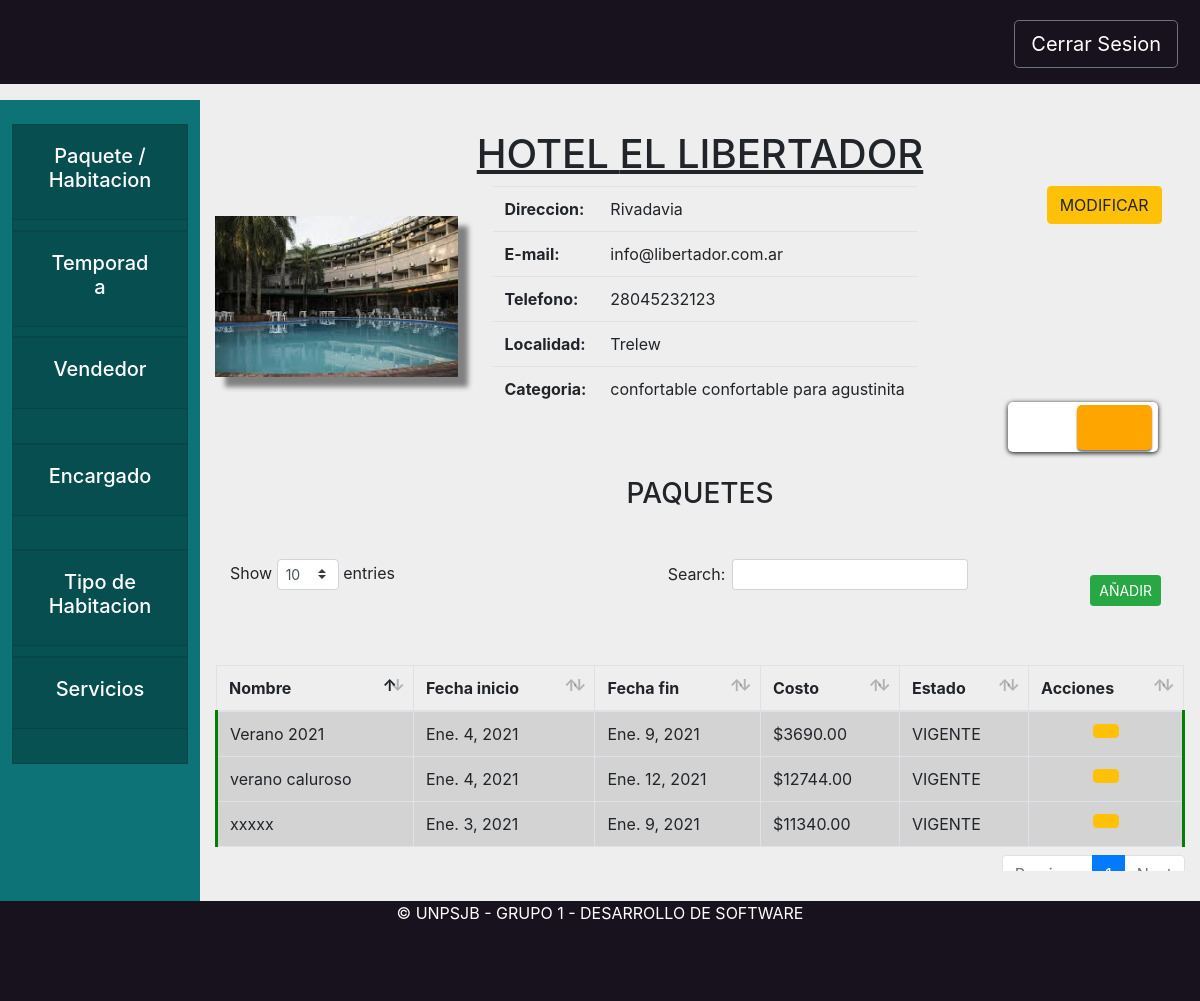
/hotel/vistaHotel/1, run on the app's committed database.
### hotel/models.py (models this page shows, shortened)
class Hotel(models.Model):
    objects = HotelManager.from_queryset(HotelQuerySet)()
    nombre = models.CharField(max_length=200)
    direccion = models.CharField(max_length=800)
    email = models.EmailField(max_length=200)
    telefono = models.CharField(max_length=200)
    localidad = models.ForeignKey(Localidad, on_delete=models.CASCADE)
    encargado= models.ForeignKey(Encargado, on_delete=models.CASCADE, null=True)
    categoria = models.ForeignKey(Categoria, on_delete=models.CASCADE)
    servicios = models.ManyToManyField(Servicio)
    tipos = models.ManyToManyField(TipoHabitacion, through='PrecioPorTipo', through_fields=('hotel', 'tipo'))
    vendedores = models.ManyToManyField(Vendedor)#, related_name="hoteles")
    def tengo_tipos(self):
        return self.tipos.count()>0
    def es_hospedaje(self):
        return self.categoria.estrellas in [Categoria.ESTRELLA_A, Categoria.ESTRELLA_B, Categoria.ESTRELLA_C]
    def get_habitaciones(self):
        return Habitacion.objects.filter(hotel=self)
    def get_paquetes(self):
        return PaqueteTuristico.objects.filter(hotel=self)

class PaqueteTuristico(models.Model):
    nombre = models.CharField(max_length=200)
    coeficiente = models.DecimalField(max_digits=3, decimal_places=2)
    hotel = models.ForeignKey(Hotel, related_name='paquetesTuristicos', on_delete=models.CASCADE)
    inicio = models.DateField()
    fin = models.DateField()
    habitaciones = models.ManyToManyField(Habitacion, related_name='paqueteturistico')
    vendido = models.BooleanField(default=False)
    precio = models.DecimalField(max_digits=10, decimal_places=2)
    def actualizar_precio(self):
        self.precio=0
        habitaciones = Habitacion.objects.filter(paqueteturistico = self)
        for habitacion in habitaciones:
            self.precio += habitacion.precio_por_noche(self.inicio)
    def cantidad_dias(self):
        return abs(self.fin - self.inicio).days
    def get_costo(self):
        self.actualizar_precio()
        return "{0:.2f}".format((1-self.coeficiente) * (self.precio * self.cantidad_dias()))
    def estoy_vigente(self):
        return (not self.vendido) and (self.fin >= date.today())
    def estoy_vencido(self):
        return (self.fin < date.today())
    def estoy_vendido(self):
        return (self.vendido)

class Habitacion(models.Model):
    hotel = models.ForeignKey(Hotel, related_name="habitaciones", on_delete=models.CASCADE)
    numero = models.PositiveSmallIntegerField() # 403 <Piso><Cuarto>
    tipo = models.ForeignKey(TipoHabitacion, on_delete=models.CASCADE)
    baja = models.BooleanField(default=False) #Baja Logica
    class Meta:
        unique_together = (('hotel', 'numero'), )
    def precio_por_noche(self, fecha):
        precio_por_tipo = self.hotel.tarifario.filter(tipo=self.tipo).first()
        if precio_por_tipo is None:
            raise Exception("No puedo calcular el precio")
        if self.hotel.temporadas.filter(inicio__lte=fecha, fin__gte=fecha).exists():
            return precio_por_tipo.alta
        return precio_por_tipo.baja
    def precio_temp_baja(self):
        precio_por_tipo = self.hotel.tarifario.filter(tipo=self.tipo).first()
        if precio_por_tipo is None:
            raise Exception("No puedo calcular el precio")
        return precio_por_tipo.baja
    def precio_temp_alta(self):
        precio_por_tipo = self.hotel.tarifario.filter(tipo=self.tipo).first()
        if precio_por_tipo is None:
            raise Exception("No puedo calcular el precio")
        return precio_por_tipo.alta

class PrecioPorTipo(models.Model):
    hotel = models.ForeignKey(Hotel, on_delete=models.CASCADE, related_name='tarifario')
    tipo = models.ForeignKey(TipoHabitacion, on_delete=models.CASCADE, related_name='hoteles')
    baja = models.DecimalField(decimal_places=2, max_digits=10, blank=True, null=True)
    alta = models.DecimalField(decimal_places=2, max_digits=10, blank=True, null=True)

### core/models.py (models this page shows, shortened)
class Localidad(models.Model):
    objects = LocalidadManager.from_queryset(LocalidadQuerySet)()
    nombre = models.CharField(max_length=200)
    provincia = models.ForeignKey(Provincia, on_delete=models.CASCADE)
    def __str__(self):
        return self.nombre

class Categoria(models.Model):
    ESTRELLA_A = 0
    ESTRELLA_B = 1
    ESTRELLA_C = 2
    ESTRELLA_1 = 3
    ESTRELLA_2 = 4
    ESTRELLA_3 = 5
    ESTRELLA_4 = 6
    ESTRELLA_5 = 7
    ESTRELLAS = (
        (ESTRELLA_A, "A"),
        (ESTRELLA_B, "B"),
        (ESTRELLA_C, "C"),
        (ESTRELLA_1, "Tourist"),
        (ESTRELLA_2, "Standard"),
        (ESTRELLA_3, "Comfort"),
        (ESTRELLA_4, "First Class"),
        (ESTRELLA_5, "Luxury"),
    )
    estrellas = models.PositiveSmallIntegerField(choices=ESTRELLAS)
    nombre = models.CharField(max_length=200)
    servicios = models.ManyToManyField(Servicio)
    def __str__(self):
        return self.nombre

class TipoHabitacion(models.Model):
    nombre = models.CharField(max_length=200)
    descripcion = models.CharField(max_length=800)
    pasajeros = models.PositiveSmallIntegerField()
    cuartos = models.PositiveSmallIntegerField(default = 0)
    def __str__(self):
        return self.nombre

### hotel/views.py (the view)
# urls.py: path('vistaHotel/<hotel>', hviews.detalleHotel, name="vistaHotel"),
def detalleHotel(request,hotel):
    hotelInstancia =get_object_or_404(Hotel, pk=hotel)
    return render(request, "hotel/vistaHotelAdmin.html",{"hotel":hotelInstancia })

### hotel/templates/hotel/vistaHotelAdmin.html (shortened to what this page needs)
{% extends 'base/base.html'%}
{% load static %}
{% block extra_css %}
<link rel="stylesheet" href="{% static '/css/vistaHotel.css' %}">
{% endblock extra_css %}
{% block tarjeta1 %}
<div class="card rounded-0">
    <div class="card-header" id="headingOne">
        <button onclick="location.href='{% url 'hotel:vistaHotel' hotel.pk %}'"
            class="btn btn-link btn-block text-white">
            <center>
                <h5> Paquete / Habitacion</h5>
            </center>
        </button>
    </div>
</div>
{% endblock tarjeta1 %}
{% block tarjeta2 %}
<div class="card rounded-0">
    <div class="card-header" id="headingOne">
        <button onclick="location.href='{% url 'hotel:temporadaHotel' hotel.pk %}'"
            class="btn btn-link btn-block text-white">
            <center>
                <h5> Temporada </h5>
            </center>
        </button>
    </div>
</div>
{% endblock tarjeta2 %}
{% block tarjeta3 %}
<div class="card rounded-0">
    <div class="card-header" id="headingOne">
        <button onclick="location.href='{% url 'hotel:vendedoresHotel' hotel.pk %}'"
            class="btn btn-link btn-block text-white">
            <center>
                <h5>Vendedor </h5>
            </center>
        </button>
    </div>
</div>
{% endblock tarjeta3 %}
{% block tarjeta4 %}
<div class="card rounded-0">
    <div class="card-header" id="headingOne">
        <button class="btn btn-link btn-block text-white">
            <center>
                <h5>Encargado </h5>
            </center>
        </button>
    </div>
</div>
{% endblock tarjeta4 %}
{% block tarjeta5 %}
<div class="card rounded-0">
    <div class="card-header" id="headingOne">
        <button onclick="location.href='{% url 'hotel:tipoHabitacionHotel' hotel.pk %}'"
            class="btn btn-link btn-block text-white">
            <center>
                <h5>Tipo de Habitacion </h5>
            </center>
        </button>
    </div>
</div>
{% endblock tarjeta5 %}
{% block tarjeta6 %}
<div class="card rounded-0">
    <div class="card-header" id="headingOne">
        <button onclick="location.href='{% url 'hotel:serviciosHotel' hotel.pk %}'" class="btn btn-link btn-block text-white">
            <center>
                <h5> Servicios</h5>
            </center>
        </button>
    </div>
</div>
{% endblock tarjeta6 %}
{% block content %}
<div class="titulo">
    <h1>
        <center> <u> {%if hotel.es_hospedaje%} HOSPEDAJE {%else%} HOTEL {% endif %} {{hotel.nombre.upper}}</u> </center>
    </h1>
</div>
<div class="datosHotel">
    <div class="container">
        <div class="row">
            <div class="col-sm-3 lugarImagen">
                <img class="imagen" src="{% static '/media/hoteles/1.jpg' %}">
            </div>
            <div class="col-sm-7">
                <center>
                    <table class="table table-responsive tablaDatos">
                        <tr>
                            <th>Direccion:</th>
                            <td>{{hotel.direccion}}</td>
                        </tr>
                        <tr>
                            <th>E-mail:</th>
                            <td>{{hotel.email}}</td>
                        </tr>
                        <tr>
                            <th>Telefono:</th>
                            <td>{{hotel.telefono}}</td>
                        </tr>
                        <tr>
                            <th>Localidad:</th>
                            <td>{{hotel.localidad}}</td>
                        </tr>
                        <tr>
                            <th>Categoria:</th>
                            <td>{{hotel.categoria}}</td>
                        </tr>
                    </table>
                </center>
            </div>
            <div class="col-sm-2">
                <center>
                    <button type="button" class="btn btn-warning" data-toggle="modal" data-target="#modificarHotel"
                        onclick="abrir_modal('{% url 'hotel:modalModificarHotel' hotel.pk %}','#modificarHotel');">
                        MODIFICAR</button>
                </center>
            </div>
        </div>
    </div>
</div>
{% block datosVista %}
<div class="abajo">
    <div id="container">
        <div id="effect"></div>
    </div>
    <div class="formularioHotel2" id="vistaPaquetes">
        <center>
            <h3 class="mb-5">PAQUETES</h3>
        </center>
        <table id="example2" class="table table-striped table-bordered tablaListaHabitacion">
            <button type="button" class="btn btn-success mt-3 mr-4 float-right btn-sm" data-toggle="modal"
                data-target="#crearPaqueteTuristicoHotel" onclick="
            {% if hotel.get_habitaciones %} abrir_modal('{% url 'hotel:modalCrearPaqueteTuristicoHotel' hotel.pk %}', '#crearPaqueteTuristicoHotel');
            {% else %}
                   Swal.fire({
                    icon: 'error',
                    title: 'No hay habitaciones...',
                    text: 'Primero tenes que cargar habitaciones',
                  });
            {% endif %}">
                AÑADIR</button>
            <thead>
                <tr>
                    <th>Nombre</th>
                    <th>Fecha inicio</th>
                    <th>Fecha fin</th>
                    <th>Costo</th>
                    <th>Estado</th>
                    <th>Acciones</th>
                </tr>
            </thead>
            <tbody>
                {% for paquete in hotel.get_paquetes %}
                <tr class="{% if paquete.estoy_vigente%}
                comercializable manito
                {% else %}
                noComercializable manito
                {% endif%}
                ">
                    <td>{{paquete.nombre}}</td>
                    <td>{{paquete.inicio}}</td>
                    <td>{{paquete.fin}}</td>
                    <td>${{paquete.get_costo}}</td>
                    <td>{% if paquete.estoy_vendido %} VENDIDO
                        {% elif paquete.estoy_vencido %} VENCIDO
                        {% else %} VIGENTE
                        {% endif %}</td>
                    <td>
                        <center>
                            {% if paquete.estoy_vigente %}
                            <button type="button" class="btn btn-warning" data-toggle="modal"
                                data-target="#modificarPaqueteTuristicoHotel"
                                onclick="abrir_modal('{% url 'hotel:modalModificarPaqueteTuristicoHotel' hotel.pk paquete.pk%}', '#modificarPaqueteTuristicoHotel');"
                                title="Editar">
                            </button>
                            {% endif %}
                        </center>
                    </td>
                </tr>
                {% endfor %}
            </tbody>
        </table>
    </div>
    {% endblock datosVista %}
    {% endblock content %}

### static/css/styleBase.css (style rules this page uses)
.card { background-color: #085153; height: 11%; }
.bodyComplete { background-color: #eeeeee; width: 100%; height: 100%; }
.comercializable { border-left-style: solid !important; border-left-width: 3px !important; border-left-color: green !important; border-right-style: solid !important; border-right-width: 3px !important; border-right-color: green !important; background-color: lightgrey !important; border-collapse: collapse !important; }
.manito { cursor: pointer; }

### static/css/vistaHotel.css (style rules this page uses)
.titulo { margin-top: 3vh; }
.lugarImagen { padding: 3vh 0 0 0; margin-left: 0 ; }
.imagen { box-shadow: 1vh 1vh 0.5vh grey; width: 100%; height: auto; }
.tablaDatos { margin-left: 2vh; }
div#container { height: 5vh; width: 15vh; box-shadow: 0px 1px 5px black; background-color: white; border-radius: 5px; position: relative; top: 25%; left: 89.5%; transform: translate(-50%, -50%); }
div#effect { position: absolute; top: 5%; width: 50%; right: 4%; height: 90%; box-shadow: 0px 2px 2px grey; z-index: -1; border-radius: 5px; background-color: orange; }

### data on the page
Hotel: nombre "EL LIBERTADOR", direccion "Rivadavia", email "info@libertador.com.ar", telefono "28045232123", localidad "Trelew", categoria "confortable confortable para agustinita"
PaqueteTuristico: nombre "Verano 2021", inicio "Ene. 4, 2021", fin "Ene. 9, 2021", get_costo "3690.00", vendido "VIGENTE"
PaqueteTuristico: nombre "verano caluroso", inicio "Ene. 4, 2021", fin "Ene. 12, 2021", get_costo "12744.00", vendido "VIGENTE"
PaqueteTuristico: nombre "xxxxx", inicio "Ene. 3, 2021", fin "Ene. 9, 2021", get_costo "11340.00", vendido "VIGENTE"
